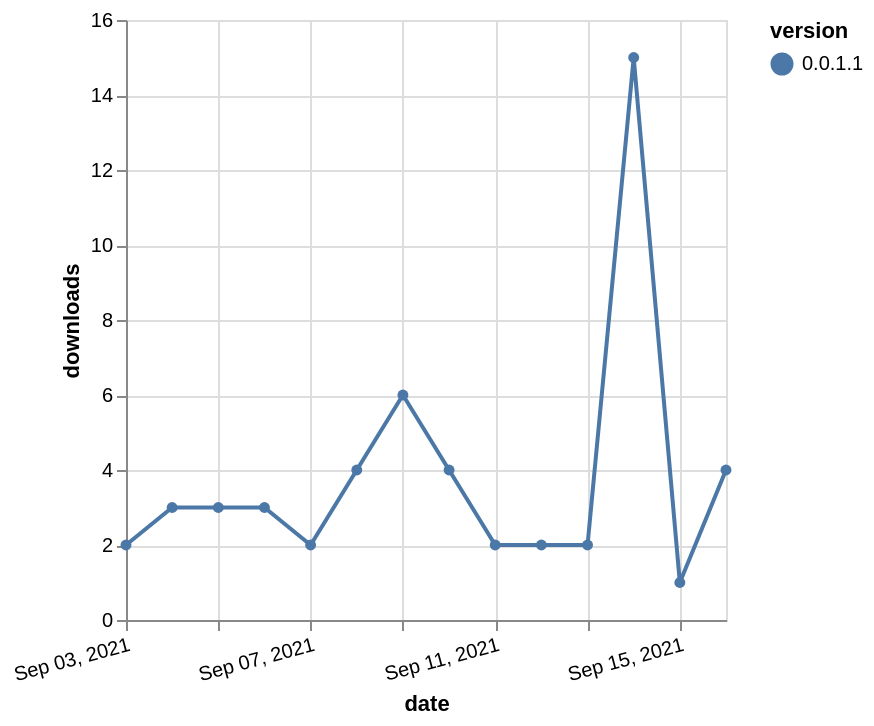

Express this chart as Vega-Lite.
### Vega-Lite specification from a JSON file in a GitHub repository (floating-point values rounded to 4 significant figures)
{"$schema": "https://vega.github.io/schema/vega-lite/v5.json", "description": "A simple bar chart with embedded data.", "data": {"values": [{"date": "2021-09-03", "total": 3809, "delta": 2, "version": "0.0.1.1"}, {"date": "2021-09-04", "total": 3812, "delta": 3, "version": "0.0.1.1"}, {"date": "2021-09-05", "total": 3815, "delta": 3, "version": "0.0.1.1"}, {"date": "2021-09-06", "total": 3818, "delta": 3, "version": "0.0.1.1"}, {"date": "2021-09-07", "total": 3820, "delta": 2, "version": "0.0.1.1"}, {"date": "2021-09-08", "total": 3824, "delta": 4, "version": "0.0.1.1"}, {"date": "2021-09-09", "total": 3830, "delta": 6, "version": "0.0.1.1"}, {"date": "2021-09-10", "total": 3834, "delta": 4, "version": "0.0.1.1"}, {"date": "2021-09-11", "total": 3836, "delta": 2, "version": "0.0.1.1"}, {"date": "2021-09-12", "total": 3838, "delta": 2, "version": "0.0.1.1"}, {"date": "2021-09-13", "total": 3840, "delta": 2, "version": "0.0.1.1"}, {"date": "2021-09-14", "total": 3855, "delta": 15, "version": "0.0.1.1"}, {"date": "2021-09-15", "total": 3856, "delta": 1, "version": "0.0.1.1"}, {"date": "2021-09-16", "total": 3860, "delta": 4, "version": "0.0.1.1"}]}, "width": "container", "mark": {"type": "line", "point": {"filled": true}}, "encoding": {"x": {"field": "date", "type": "temporal", "timeUnit": "yearmonthdate", "title": "date", "axis": {"labelAngle": -15}}, "y": {"field": "delta", "type": "quantitative", "title": "downloads"}, "color": {"field": "version", "type": "nominal"}, "tooltip": {"field": "delta"}}}
